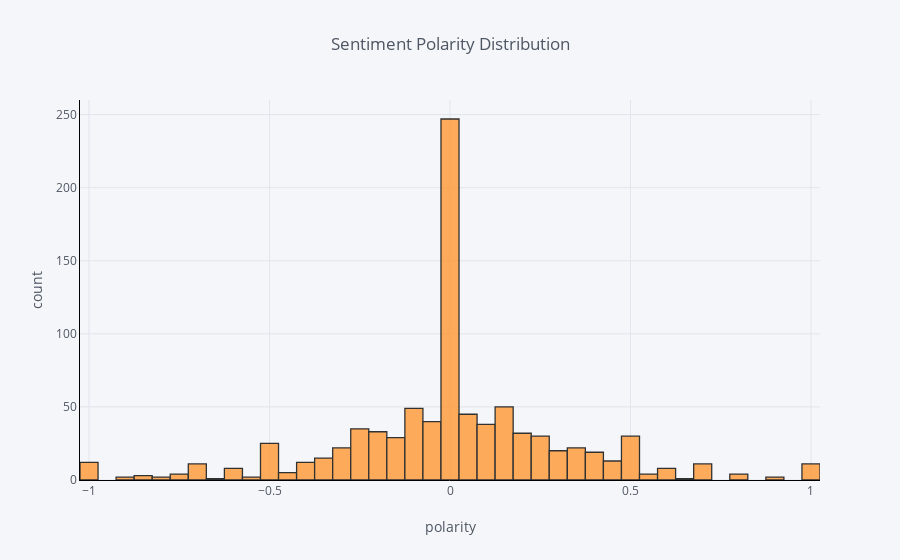

Notebook source saved alongside this figure:
### Markdown cell above
## Visualizations

Let's create some visualizations to get a feel for our data. We will start with a hisogram of the polarity.

#### Distribution of review sentiment polarity score

### Code cell
%matplotlib inline

from plotly.offline import iplot
import cufflinks as cf
cf.go_offline()
cf.set_config_file(offline=False, world_readable=True)

df['polarity'].iplot(
    kind='hist',
    bins=50,
    xTitle='polarity',
    linecolor='black',
    yTitle='count',
    title='Sentiment Polarity Distribution')

### Figure 1 — Plotly figure (JSON) as saved in the notebook; plotly's stock layout.template omitted (floating-point values rounded to 4 significant figures; data arrays with more than 128 entries replaced by an {"elided": "..."} marker saying what was removed)
{"data": [{"histfunc": "count", "histnorm": "", "marker": {"color": "rgba(255, 153, 51, 1.0)", "line": {"color": "#000000", "width": 1.3}}, "name": "polarity", "nbinsx": 50, "opacity": 0.8, "orientation": "v", "type": "histogram", "uid": "62a9fbbd-dc20-49cb-b222-cc2206fd996e", "x": {"elided": "897 float values"}}], "layout": {"barmode": "overlay", "legend": {"bgcolor": "#F5F6F9", "font": {"color": "#4D5663"}}, "paper_bgcolor": "#F5F6F9", "plot_bgcolor": "#F5F6F9", "title": {"font": {"color": "#4D5663"}, "text": "Sentiment Polarity Distribution"}, "xaxis": {"gridcolor": "#E1E5ED", "linecolor": "black", "showgrid": true, "tickfont": {"color": "#4D5663"}, "title": {"font": {"color": "#4D5663"}, "text": "polarity"}, "zerolinecolor": "#E1E5ED"}, "yaxis": {"gridcolor": "#E1E5ED", "linecolor": "black", "showgrid": true, "tickfont": {"color": "#4D5663"}, "title": {"font": {"color": "#4D5663"}, "text": "count"}, "zerolinecolor": "#E1E5ED"}}}
